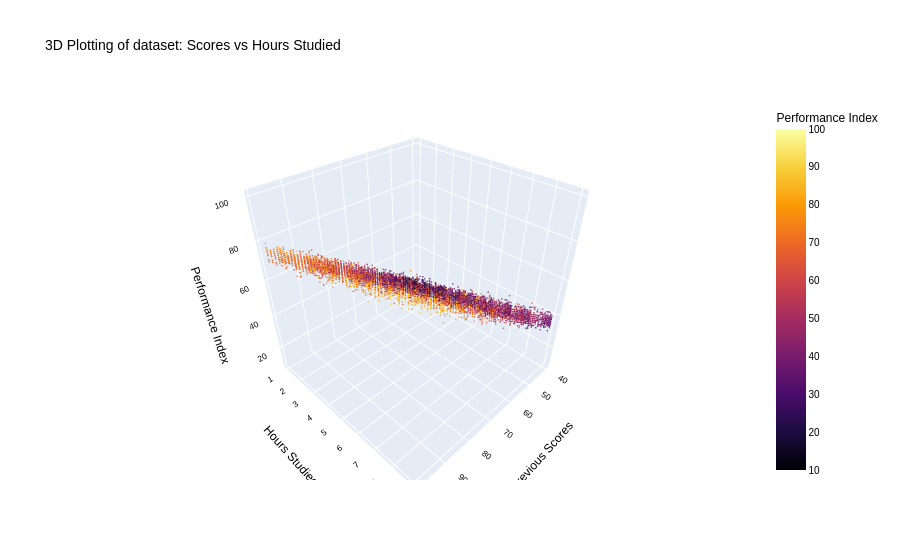

Notebook code cell kept with this figure:
### Code cell
import plotly.express as px

fig = px.scatter_3d(
    df,
    x='Previous Scores',
    y='Hours Studied',
    z='Performance Index',
    color='Performance Index',
    color_continuous_scale='Inferno',
    title='3D Plotting of dataset: Scores vs Hours Studied',
    opacity=0.7
)
fig.update_layout(
    font=dict(
        family="Arial, sans-serif",
        size=10,
        color="black"
    ),
    title=dict(
        font=dict(size=14)
    )
)
fig.update_traces(marker=dict(size=1))

fig.show()

### Figure 1 — Plotly figure (JSON) as saved in the notebook; plotly's stock layout.template omitted (floating-point values rounded to 4 significant figures; data arrays with more than 128 entries replaced by an {"elided": "..."} marker saying what was removed)
{"data": [{"hovertemplate": "Previous Scores=%{x}<br>Hours Studied=%{y}<br>Performance Index=%{marker.color}<extra></extra>", "legendgroup": "", "marker": {"color": {"elided": "10000 float values"}, "coloraxis": "coloraxis", "opacity": 0.7, "symbol": "circle", "size": 1}, "mode": "markers", "name": "", "scene": "scene", "showlegend": false, "x": {"elided": "10000 int values"}, "y": {"elided": "10000 int values"}, "z": {"elided": "10000 float values"}, "type": "scatter3d"}], "layout": {"scene": {"domain": {"x": [0.0, 1.0], "y": [0.0, 1.0]}, "xaxis": {"title": {"text": "Previous Scores"}}, "yaxis": {"title": {"text": "Hours Studied"}}, "zaxis": {"title": {"text": "Performance Index"}}}, "coloraxis": {"colorbar": {"title": {"text": "Performance Index"}}, "colorscale": [[0.0, "#000004"], [0.1111, "#1b0c41"], [0.2222, "#4a0c6b"], [0.3333, "#781c6d"], [0.4444, "#a52c60"], [0.5556, "#cf4446"], [0.6667, "#ed6925"], [0.7778, "#fb9b06"], [0.8889, "#f7d13d"], [1.0, "#fcffa4"]]}, "legend": {"tracegroupgap": 0}, "title": {"text": "3D Plotting of dataset: Scores vs Hours Studied", "font": {"size": 14}}, "font": {"family": "Arial, sans-serif", "size": 10, "color": "black"}}}
